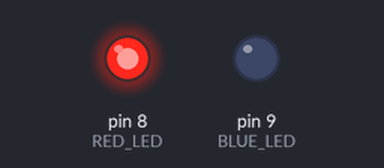
Recording of a sketch running on a simulated Arduino Uno, built with avr-gcc and run on an emulated ATmega328P. Shown: output pins drawn as LEDs (lit = HIGH). Random numbers use the default seed unless the sketch sets one; pins used as bus, display or sensor lines are not drawn; what the sketch prints to the serial monitor is not drawn.

Above: at 0.1 s.
Timing chart, 0 to 1.6 s (numbered marks = the images above):
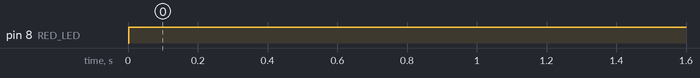

Measured:
- by itself, pin 8 (RED_LED): LOW → HIGH at 0.00 s

The sketch:

arduino.ino
```cpp
// This file makes the Arduino IDE happy (directory name must match a *.ino file).
// Code is in all other files.
```

a7105.h
```cpp
#ifndef _IFACE_A7105_H_
#define _IFACE_A7105_H_

// constants for arduino pins
#define RED_LED 8
#define BLUE_LED 9
#define CS_PIN 10
#define RED_ON() digitalWrite(RED_LED, HIGH);
#define RED_OFF() digitalWrite(RED_LED, LOW);
#define BLUE_ON() digitalWrite(BLUE_LED, HIGH);
#define BLUE_OFF() digitalWrite(BLUE_LED, LOW);
#define CS_HI() digitalWrite(CS_PIN, HIGH);
#define CS_LO() digitalWrite(CS_PIN, LOW);

bool verbose;
u8 packet[16];
u8 testpacket[16];
u8 receivedpacket[16];
u8 channel;
unsigned long sessionid;
const unsigned long txid = 0xdb042679; // transmitter ID
u8 state;
int startTime, waitTime, hubsanWait, finishTime;


// strobe commands. These are used to set the transceiver mode
enum A7105_State {
    A7105_SLEEP     = 0x80,
    A7105_IDLE      = 0x90,
    A7105_STANDBY   = 0xA0,
    A7105_PLL       = 0xB0,
    A7105_RX        = 0xC0,
    A7105_TX        = 0xD0,
    A7105_RST_WRPTR = 0xE0,
    A7105_RST_RDPTR = 0xF0,
};

// register addresses
enum {
    A7105_00_MODE         = 0x00,
    A7105_01_MODE_CONTROL = 0x01,
    A7105_02_CALC         = 0x02,
    A7105_03_FIFOI        = 0x03,
    A7105_04_FIFOII       = 0x04,
    A7105_05_FIFO_DATA    = 0x05,
    A7105_06_ID_DATA      = 0x06,
    A7105_07_RC_OSC_I     = 0x07,
    A7105_08_RC_OSC_II    = 0x08,
    A7105_09_RC_OSC_III   = 0x09,
    A7105_0A_CK0_PIN      = 0x0A,
    A7105_0B_GPIO1_PIN1   = 0x0B,
    A7105_0C_GPIO2_PIN_II = 0x0C,
    A7105_0D_CLOCK        = 0x0D,
    A7105_0E_DATA_RATE    = 0x0E,
    A7105_0F_PLL_I        = 0x0F,
    A7105_10_PLL_II       = 0x10,
    A7105_11_PLL_III      = 0x11,
    A7105_12_PLL_IV       = 0x12,
    A7105_13_PLL_V        = 0x13,
    A7105_14_TX_I         = 0x14,
    A7105_15_TX_II        = 0x15,
    A7105_16_DELAY_I      = 0x16,
    A7105_17_DELAY_II     = 0x17,
    A7105_18_RX           = 0x18,
    A7105_19_RX_GAIN_I    = 0x19,
    A7105_1A_RX_GAIN_II   = 0x1A,
    A7105_1B_RX_GAIN_III  = 0x1B,
    A7105_1C_RX_GAIN_IV   = 0x1C,
    A7105_1D_RSSI_THOLD   = 0x1D,
    A7105_1E_ADC          = 0x1E,
    A7105_1F_CODE_I       = 0x1F,
    A7105_20_CODE_II      = 0x20,
    A7105_21_CODE_III     = 0x21,
    A7105_22_IF_CALIB_I   = 0x22,
    A7105_23_IF_CALIB_II  = 0x23,
    A7105_24_VCO_CURCAL   = 0x24,
    A7105_25_VCO_SBCAL_I  = 0x25,
    A7105_26_VCO_SBCAL_II = 0x26,
    A7105_27_BATTERY_DET  = 0x27,
    A7105_28_TX_TEST      = 0x28,
    A7105_29_RX_DEM_TEST_I  = 0x29,
    A7105_2A_RX_DEM_TEST_II = 0x2A,
    A7105_2B_CPC          = 0x2B,
    A7105_2C_XTAL_TEST    = 0x2C,
    A7105_2D_PLL_TEST     = 0x2D,
    A7105_2E_VCO_TEST_I   = 0x2E,
    A7105_2F_VCO_TEST_II  = 0x2F,
    A7105_30_IFAT         = 0x30,
    A7105_31_RSCALE       = 0x31,
    A7105_32_FILTER_TEST  = 0x32,
m};
#define A7105_0F_CHANNEL A7105_0F_PLL_I

enum A7105_MASK {
    A7105_MASK_FBCF = 1 << 4,
    A7105_MASK_VBCF = 1 << 3,
};


// Set CS pin mode, initialse and set sensible defaults for SPI, set GIO1 as output on chip
void A7105_Setup();

// Triggers the chip to reset, then prints the contents of the mode register to serial
void A7105_Reset();

// sets the transmitter power on the chip
void A7105_SetPower(int power);

// Transmits the given strobe command. Commands are enumerated in a7105.h and detailed in the documentation
void A7105_Strobe(enum A7105_State);

// Access the current value of the transmitter ID
void A7105_WriteID(u32 id);
void A7105_ReadID();

// Access an arbitrary register, given by addr
void A7105_WriteReg(u8 addr, u8 value);
u8 A7105_ReadReg(u8 addr);

// Transmit or receive data through the FIFO buffer with current settings
void A7105_WriteData(u8 *dpbuffer, u8 len, u8 channel);
void A7105_ReadData(u8 *dpbuffer, u8 len);

// Build a distinctive test packet
void make_test_packet(u8 testpacket[]);

// Print the provided packet in human-readable format
void printpacket(u8 packet[]);

// Eavesdrop on a hubsan exchange. This must be started prior to the binding exchange
void eavesdrop(u32 sess_id, u8 sess_channel);

// Shout a test packet on the current channel
void A7105_shoutchannel();

// Scan list of wireless channels for traffic
void A7105_scanchannels(const u8 channels[]);

// sniff either the current channel or a given channel
void A7105_sniffchannel(u8 _channel);
int A7105_sniffchannel();

#endif
```

a7105.ino
```cpp
// (licence header left out)
#include <Arduino.h>
#include <SPI.h>
#include "config.h"
#include "a7105.h"


const u8 allowed_ch[] = {0x14, 0x1e, 0x28, 0x32, 0x3c, 0x46, 0x50, 0x5a, 0x64, 0x6e, 0x78, 0x82};
int no_allowed_channels = 12;


// Set CS pin mode, initialse and set sensible defaults for SPI, set GIO1 as output on chip
void A7105_Setup() {
  // initialise the cs lock pin
  pinMode(CS_PIN, OUTPUT);

  // initialise SPI, set mode and byte order
  SPI.begin();
  SPI.setDataMode(SPI_MODE0);
  SPI.setBitOrder(MSBFIRST);

  // set GIO1 to SDO (MISO) by writing to reg GIO1S
  // (this instructs the chip to use GIO1 as the output pin)
  A7105_WriteReg(0x0b,0x19); // 0b011001

  if (verbose) Serial.println("Configuration complete.");
}

// reset the chip
void A7105_Reset()
{
    // this writes a null value to register 0x00, which triggers the reset
    A7105_WriteReg(0x00, 0x00);
    delayMicroseconds(100);
    A7105_WriteReg(0x0b,0x19);
    if (verbose) Serial.println("Reset complete");
}

int A7105_calibrate_IF() {
    u8 calibration_result;

    //IF Filter Bank Calibration
    // write 001 to this register, chip will then calibrate IF filter bank, and lower the flag when the calibration is complete
    A7105_WriteReg(0x02, 1);

    // I HAVE NO IDEA WHETHER THIS DOES ANYTHING
    A7105_ReadReg(0x02);

    // if 02h has not cleared within 500ms, give a timeout error and abort.
    unsigned long ms = millis();
    while(millis()  - ms < 500) {
        if(! A7105_ReadReg(0x02))
            break;
    }
    if (millis() - ms >= 500) {
        if (verbose) Serial.println("Error: IF filter calibration has timed out.");
        return 1;
    }

    // read IF calibration status
    calibration_result = A7105_ReadReg(A7105_22_IF_CALIB_I);

    // this seems redundant. Is it?
    A7105_ReadReg(A7105_24_VCO_CURCAL);

    // check to see if auto calibration failure flag is set. If so, give error message and abort
    if(calibration_result & A7105_MASK_FBCF) {
        if (verbose) Serial.println("Error: IF filter calibration failed.");
        return 2;
    }
    return 0;
}

int A7105_calibrate_VCB(u8 channel) {
    u8 calibration_result;

    A7105_WriteReg(A7105_0F_CHANNEL, channel);

    //Initiate VCO bank calibration. register will auto clear when complete
    A7105_WriteReg(0x02, 2);

    // allow 500ms for calibration to complete
    unsigned long ms = millis();
    while(millis()  - ms < 500) {
        if(! A7105_ReadReg(0x02))
            break;
    }

    // if not complete, issue timeout error and abort
    if (millis() - ms >= 500){
          if (verbose) Serial.print("Error: VCO bank calibration timed out on channel ");
          Serial.println(channel);
          return 1;
        }

    // if auto calibration fail flag is high, print error and abort
    calibration_result = A7105_ReadReg(A7105_25_VCO_SBCAL_I);
    if (calibration_result & A7105_MASK_VBCF) {
          if (verbose) Serial.print("Error: VCO bank calibration failed on channel ");
          Serial.println(channel);
          return 2;
    }
    return 0;
}

// set the transmitter power on the chip
void A7105_SetPower(int power)
{
    /*
    Power amp is ~+16dBm so:
    TXPOWER_100uW  = -23dBm == PAC=0 TBG=0
    TXPOWER_300uW  = -20dBm == PAC=0 TBG=1
    TXPOWER_1mW    = -16dBm == PAC=0 TBG=2
    TXPOWER_3mW    = -11dBm == PAC=0 TBG=4
    TXPOWER_10mW   = -6dBm  == PAC=1 TBG=5
    TXPOWER_30mW   = 0dBm   == PAC=2 TBG=7
    TXPOWER_100mW  = 1dBm   == PAC=3 TBG=7
    TXPOWER_150mW  = 1dBm   == PAC=3 TBG=7
    */
    u8 pac, tbg;
    switch(power) {
        case 0: pac = 0; tbg = 0; break;
        case 1: pac = 0; tbg = 1; break;
        case 2: pac = 0; tbg = 2; break;
        case 3: pac = 0; tbg = 4; break;
        case 4: pac = 1; tbg = 5; break;
        case 5: pac = 2; tbg = 7; break;
        case 6: pac = 3; tbg = 7; break;
        case 7: pac = 3; tbg = 7; break;
        default: pac = 0; tbg = 0; break;
    };
    A7105_WriteReg(0x28, (pac << 3) | tbg);
}

/******************************************************************************
                         SPI commands on the A7105
 ******************************************************************************

 The procedure for transferring data to and from the A7105 over SPI is not entirely obvious,
 so I shall detail it here. The A7105 accepts two types of command, strobe commands and register
 access commands. Strobe commands are one byte in length, and register access commands are at least
 two bytes in length.

 The first byte comprises the opcode and the register address. Composition is as follows:

     The leftmost bit flags the command as either a strobe or a register access.
     1 = strobe, 0 = register access. Note, the strobe commands have this flag pre-raised.

     The second leftmost bit flags a register access command as either read or write.
     1 = read, 0 = write.

     The rest of the bits are simply the register address.

 The rest of the bytes of a register access command is for transferring the data. The number of bytes in this section
 is dictated by the size of the register or buffer being accessed. For further details, see the documentation.
 In a write command, we fill this byte with the data to be written. In a read command, we transmit a null value and
 allow SPI.transfer() to return the data it finds on the bus.

 ******************************************************************************/

// Transmits the given strobe command. Commands are enumerated in a7105.h and detailed in the documentation
void A7105_Strobe(enum A7105_State state)
{
    // NB: the CS pin must be lowered before and raised after every communication with the chip
    CS_LO();
    SPI.transfer(state);
    CS_HI();
}

// Normal registers, essentially everything except the FIFO buffer and the ID register,
// hold only one byte. These two functions therefore transfer only one byte.

void A7105_WriteReg(u8 address, u8 data)
{
    CS_LO();
    SPI.transfer(address); // spi_xfer(SPI2, address);
    SPI.transfer(data);    // spi_xfer(SPI2, data);
    CS_HI();
}
u8 A7105_ReadReg(u8 address)
{
    u8 data;
    int i;
    CS_LO();

    // raise the read flag on the address
    SPI.transfer(0x40 | address);
    data = SPI.transfer(0);
    CS_HI();
    return data;
}


void A7105_WriteData(u8 *dpbuffer, u8 len, u8 channel)
{
    int i;
    CS_LO();
    SPI.transfer(A7105_RST_WRPTR);    //reset write FIFO PTR
    SPI.transfer(0x05); // FIFO DATA register - about to send data to put into FIFO
    for (i = 0; i < len; i++)
        SPI.transfer(dpbuffer[i]); // send some data
    CS_HI();

    // set the channel
    A7105_WriteReg(0x0F, channel);

    CS_LO();
    SPI.transfer(A7105_TX); // strobe command to actually transmit the data
    CS_HI();
}

void A7105_ReadData(u8 *dpbuffer, u8 len)
{
    A7105_Strobe(A7105_RST_RDPTR);
    /*
    CS_LO();
    SPI.transfer(0x05 | 0x40);
    for(int i = 0; i < len; i++) {
        dpbuffer[i] = SPI.transfer(0);
    }
    CS_HI();
    */

    for(int i = 0; i < len; i++) {
        dpbuffer[i] = A7105_ReadReg(0x05);
    }
    return;
}

void A7105_WriteID(unsigned long id)
{
    CS_LO();
    SPI.transfer(0x06);
    SPI.transfer((id >> 24) & 0xFF);
    SPI.transfer((id >> 16) & 0xFF);
    SPI.transfer((id >> 8) & 0xFF);
    SPI.transfer((id >> 0) & 0xFF);
    CS_HI();
}

void A7105_ReadID()
{
    CS_LO();
    SPI.transfer(0x46);
    int result = 0;
    for (int i = 0 ; i < 3 ; i++) {
      result += SPI.transfer(0);
      result = result << 8;
    }
    result += SPI.transfer(0);
    Serial.println(result);
    CS_HI();
}


// make a distinctive test packet to test that transmission is working correctly
void make_test_packet(u8 testpacket[]) {
    testpacket[0] = 0x00;
    testpacket[1] = 0x11;
    testpacket[2] = 0x22;
    testpacket[3] = 0x33;
    testpacket[4] = 0x44;
    testpacket[5] = 0x55;
    testpacket[6] = 0x66;
    testpacket[7] = 0x77;
    testpacket[8] = 0x88;
    testpacket[9] = 0x99;
    testpacket[10] = 0xaa;
    testpacket[11] = 0xbb;
    testpacket[12] = 0xcc;
    testpacket[13] = 0xdd;
    testpacket[14] = 0xee;
    update_crc();
}

// prnt the contents of packet in a human-readable way
void printpacket(u8 packet[]) {
    int j;
    if (verbose) {
        Serial.print("Packet received: ");
        for (j = 0 ; j < 16 ; j++) {
            Serial.print(packet[j], HEX);
            Serial.print(" ");
        }
        Serial.println("");
    }
}

// shouts pockets on the current channel
void A7105_shoutchannel() {
       int i;
       while(1) {
           // build distinctive test packet
           make_test_packet(testpacket);
           // write packet into fifo
           A7105_Strobe(A7105_STANDBY);
           A7105_WriteData(testpacket, 16, channel);
           delayMicroseconds(3000);
           // allow 20 loops for the transmitting flag to clear
           for(i = 0; i< 20; i++) {
               if(! (A7105_ReadReg(A7105_00_MODE) & 0x01))
                   break;
           }

        // if not cleared, give message and quit
        if (i == 20) {
            if (verbose) Serial.println("Failed to complete write\n");
            break;
        }
        // success message print - for debugging
        /*else {
            Serial.println("Write successful\n");
            break;
        }  */
    }
}

// Eavesdrop on a hubsan exchange. This must be started prior to the binding exchange.
void eavesdrop() {
    verbose = true;
    u8 prebind_packet[16];
    int wait_start, wait_end;

    Serial.println("Eavesdropping...");

    // use findchannel to locate the channel which is currently being broadcast on
    u8 sess_channel = A7105_findchannel();

    // strobe to receiver mode, intercept a packet
    A7105_Strobe(A7105_RX);
    while(A7105_ReadReg(A7105_00_MODE) & 0x01)
        delayMicroseconds(1);
    A7105_ReadData(prebind_packet, 16);

    // use the data from the packet to switch the chip over to the transactions session ID
    A7105_WriteID((prebind_packet[2] << 24) | (prebind_packet[3] << 16) | (prebind_packet[4] << 8) | prebind_packet[5]);

    // It is now acceptable to allow the Tx to bind with an Rx

    // measure haw long it takes for the next packet to arrive
    wait_start = micros();
    while(true) {
        A7105_Strobe(A7105_RX);
        while(A7105_ReadReg(A7105_00_MODE) & 0x01) {
            delayMicroseconds(1);

            // if it takes more than 5 seconds, we can assume that the session has been terminated
            if ((micros()-wait_start) > 5000000) {
                Serial.println("Session terminated. Rescanning...");
                // ...and therefore start listening for pre-bind packets again
                return;
            }
        }

        // record the end time, retrieve the packet
        wait_end = micros();
        A7105_ReadData(receivedpacket, 16);

        // print the packet along with the time interval between it and the previous packet
        Serial.print((wait_end - wait_start)/1000);

        // start timing for the next packet
        wait_start = micros();
        Serial.print("us : ");
        printpacket(receivedpacket);
    }
}

// find which channel the binding exchange is taking place on
u8 A7105_findchannel() {
    int pack_count;
    while (true) {
      // scan all allowed channels
       for (int i = 0 ; i < no_allowed_channels ; i++) {
          pack_count = 0;
          A7105_WriteReg(A7105_0F_CHANNEL, allowed_ch[i]);

          // Listen on channel
          for (int j = 0 ; j < 20 ; j++)
              pack_count += A7105_sniffchannel();

          // if channel has more than 3 packets, assume channel is correct
          if (pack_count > 3) {
              if (verbose) Serial.println("Channel found");
              return allowed_ch[i];
          }
       }
    }
}

// sniffs the currently set channel, prints packets to serial
int A7105_sniffchannel() {
       // put chip in receiver mode
       A7105_Strobe(A7105_RX);

       // wait for packet to arrive
       delayMicroseconds(3000);

       // if flag is high, buffer has filled, meaning a packet has been intercepted
       if(!(A7105_ReadReg(A7105_00_MODE) & 0x01)) {

           // accept and print packet
           A7105_ReadData(receivedpacket, 16);
           printpacket(receivedpacket);
           return 1;
       }
       else
         return 0;
}

// version of sniffchannel which sniffs a channel other than the one which is currently set.
void A7105_sniffchannel(u8 _channel) {
      if (verbose) Serial.print("Switching to channel ");
      Serial.println(_channel);
      Serial.println("");
      A7105_WriteReg(A7105_0F_CHANNEL, _channel);
      while (1) {
          A7105_sniffchannel();
      }
}

// function to sniff a list of channels and see what is being broadcast on them
// attempts sniffing 20 times on each channel before looping, print any results to serial
void A7105_scanchannels(const u8 channels[]) {
    int packetsreceived;
    verbose = true;
    for (int i = 0 ; i < no_allowed_channels ; i++) {
          packetsreceived = 0;
          Serial.println("");
          Serial.print("Switching to channel ");
          Serial.println(channels[i], HEX);
          Serial.println("");
          A7105_WriteReg(A7105_0F_CHANNEL, channels[i]);
          for (int j = 0 ; j < 20 ; j++) {
              packetsreceived += A7105_sniffchannel();
          }
          if (packetsreceived) {
              Serial.print(packetsreceived);
              Serial.print(" packets received on channel ");
              Serial.println(channels[i], HEX);
          }
          else {
              Serial.print("Channel ");
              Serial.print(channels[i], HEX);
              Serial.println(" is clear.");
          }
      }
}
```

Source omitted: hubsan.ino (8621 bytes), main.ino (3186 bytes), protocol.ino (443 bytes), config.h (789 bytes)
